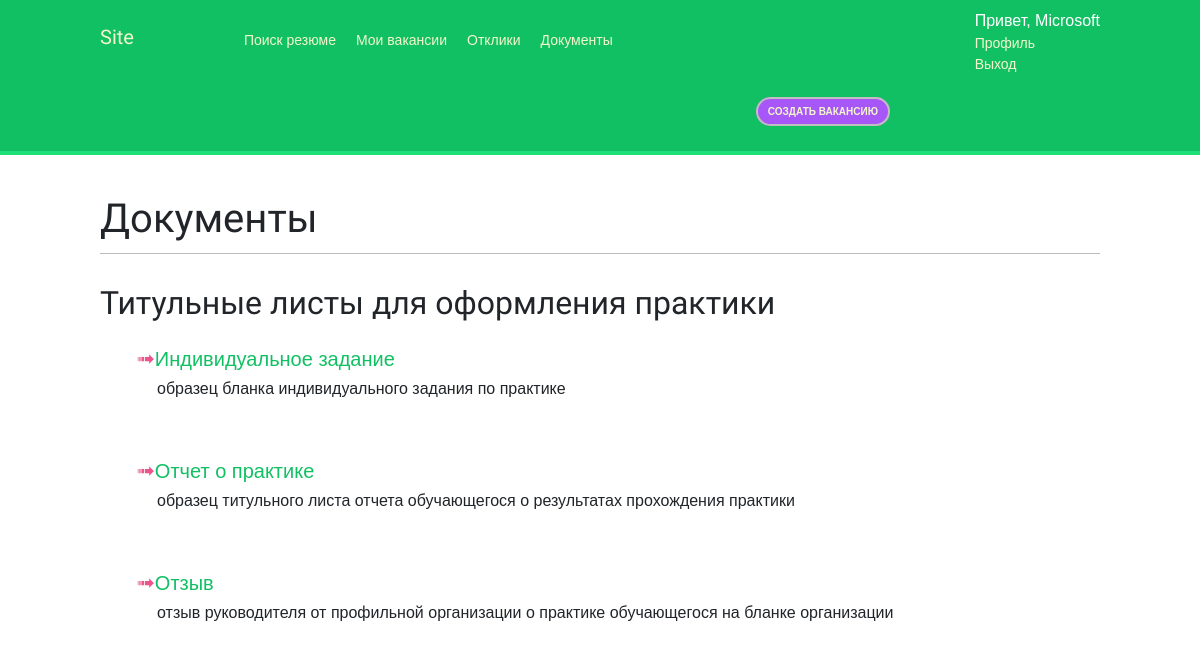
/document_list/ (signed in), run on the app's committed database.
### main_site/models.py (models this page shows, shortened)
class CustomUser(AbstractUser):
	TYPE_OF_ROLE =(
			('student','Студент'),
			('company','Компания'),
			('admin','Админ')
		)
	role = models.CharField('Роль',max_length=50, choices=TYPE_OF_ROLE,default='student')
	class Meta:
		verbose_name = 'Пользователь'
		verbose_name_plural = 'Пользователи'

class Company(models.Model):
	user = models.OneToOneField(settings.AUTH_USER_MODEL,on_delete=models.CASCADE,related_name='companys', verbose_name='Пользователь')
	name = models.CharField('Название',max_length=200)
	address = models.CharField('Адрес',max_length=200)
	description = models.TextField('Описание')
	photo = models.ImageField('Фото',upload_to='img',blank=True)#upload_to
	phone = models.CharField('Телефон',max_length=12, default=' ')
	site_name = models.CharField('Сайт',max_length=200)
	class Meta:
		verbose_name = 'Профиль Компании'
		verbose_name_plural = 'Профили Компаний'

class Document(models.Model):
	name = models.CharField('Название',max_length=100,unique=True)
	file = models.FileField('Файл',upload_to='document')
	description = models.TextField('Описание', default='')
	class Meta:
		verbose_name = 'Документ'
		verbose_name_plural = 'Документы'

### main_site/views.py (the view)
# urls.py: path('document_list/',views.DocumentListView.as_view(), name='document_list'),
class DocumentListView(LoginRequiredMixin,ListView):
	model = Document
	template_name = 'main_site/document_list.html'
	context_object_name = 'documents'

### main_site/templates/main_site/document_list.html
{% extends 'base.html' %}
{% block content %}
<h1>Документы</h1>
<h2>Титульные листы для оформления практики</h2>
<ul>
	{% for doc in documents %}
		<li style="list-style-type: none; margin-bottom: 50px">
			<a class="file file-doc" href="{{doc.file.url }}"  style="font-size: 20px">{{doc.name}}</a>
			<p style="margin-left: 25px">{{doc.description}}</p>
		</li>
	{% endfor %}
</ul>
{% endblock %}

### main_site/templates/main_site/base_header_company.html
<span class="logo">Site</span>
<ul class="menu" >
	<li {% if section == "resume_list" %} class="selected" {% endif %}>
		<a href="{% url 'resume_list' %}">Поиск резюме</a>
	</li>
	<li {% if section == "my_vacancy_list" %} class="selected" {% endif %}>
		<a href="{% url 'my_vacancy_list' %}">Мои вакансии</a>
	</li>
	<li {% if section == "company_response_list" %} class="selected" {% endif %}>
		<a href="{% url 'company_response_list' %}">Отклики</a>
	</li>
	<li {% if section == "document_list" %} class="selected" {% endif %}>
		<a href="{% url 'document_list' %}">Документы</a>
	</li>
</ul>
<span class="user">
	<div style="font-size: 16px">Привет, {{request.user.companys.name}}</div>
	<div {% if section == "profile" %} class="selected" {% endif %} style="list-style-type: none">
		<a href="{% url 'profile' %}">Профиль</a>
	</div>
	<a href="{% url 'logout' %}">Выход</a>
</span>
<div id="right">
	<span {% if section == "create_vacancy" %} class="selected-create" {% endif %} >
		<a href="{% url 'create_vacancy' %}">Создать вакансию</a>
	</span>
</div>

### main_site/static/css/base.css (style rules this page uses)
body { margin:0; padding:0; font-family:helvetica, sans-serif; }
p { line-height: 1.8; }
a { color:#12c064; text-decoration:none; }
h1, h2, h3, h4, h5 , h6 { font-family: 'Muli', sans-serif; font-weight:normal; }
h1 { border-bottom:1px solid #bbb; padding:0 0 10px 0; margin:10px 0 20px 0; }
h2 { margin:30px 0 20px; }
#header .logo { font-family: 'Muli', sans-serif; float:left; color:#f3f7cc; font-size:20px; margin-right:10%; margin-top:17px; }
#header ul.menu { list-style:none; float:left; margin:0; padding:0; }
#header ul.menu li { float:left; padding:25px 10px; }
#header div#right { float:right; margin-right: 200px; padding:25px 10px; }
#header div#right a,#header div#after-right a { background: #a757f7; border-radius:50px; border: 2px solid #bfbfbf; font-weight:bold; color:#f3f7cc; padding:7px 10px; font-size:10px; text-transform:uppercase; }
* { box-sizing: border-box; }
#header a { color:#f3f7cc; }
#header .user { float:right; padding-top:4px; }
a.file.file-doc:before { content: "\279F"; margin-left: .2em; font-family: 'Font Awesome 5 Free'; font-weight: lighter; font-size: 1.1em; color: #e72b70; opacity: .8; }

### data on the page
CustomUser: user.companys.name "Microsoft"
Document: name "Индивидуальное задание", description "образец бланка индивидуального задания по практике"
Document: name "Отчет о практике", description "образец титульного листа отчета обучающегося о результатах прохождения практики"
Document: name "Отзыв", description "отзыв руководителя от профильной организации о практике обучающегося на бланке организации"
